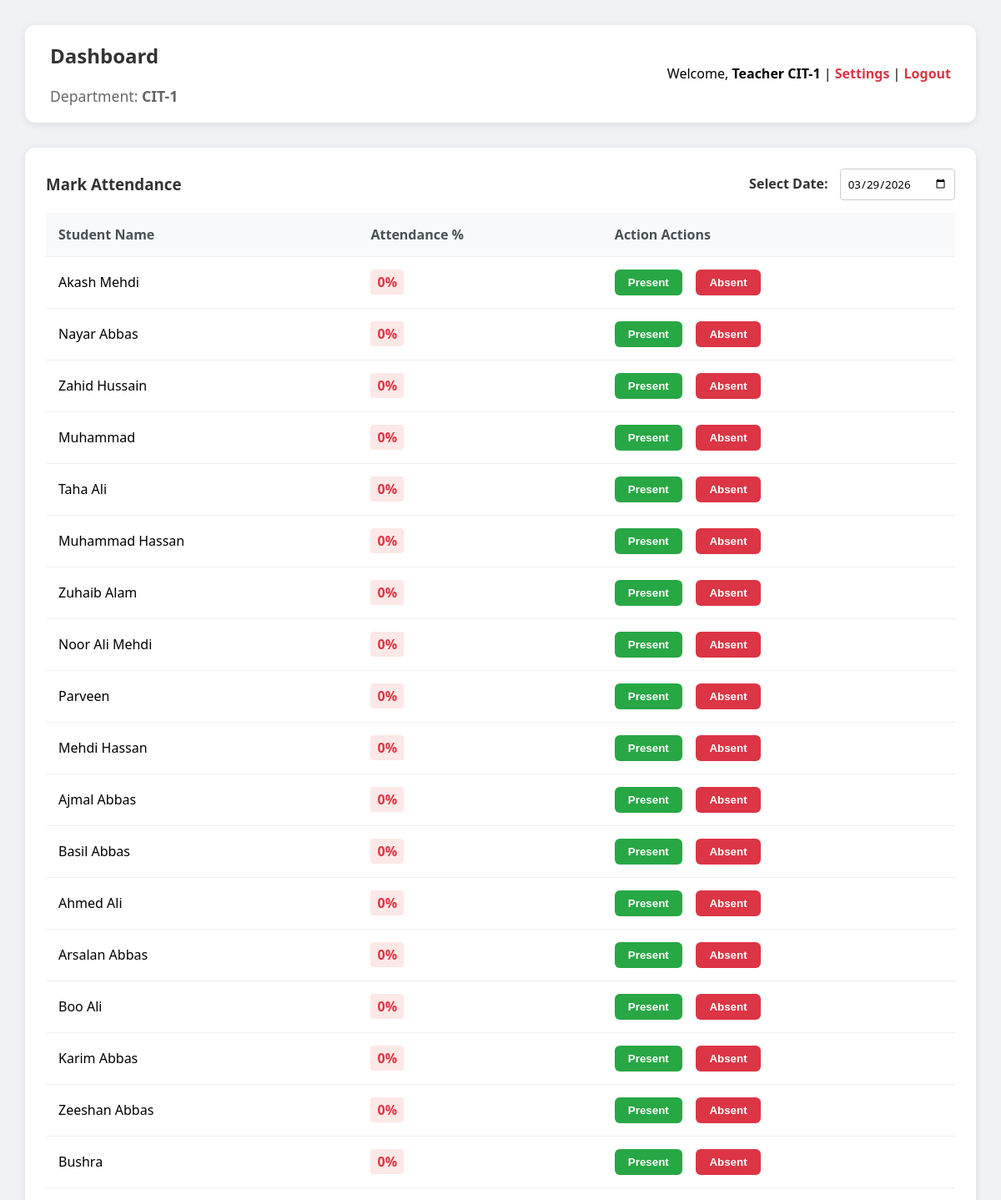
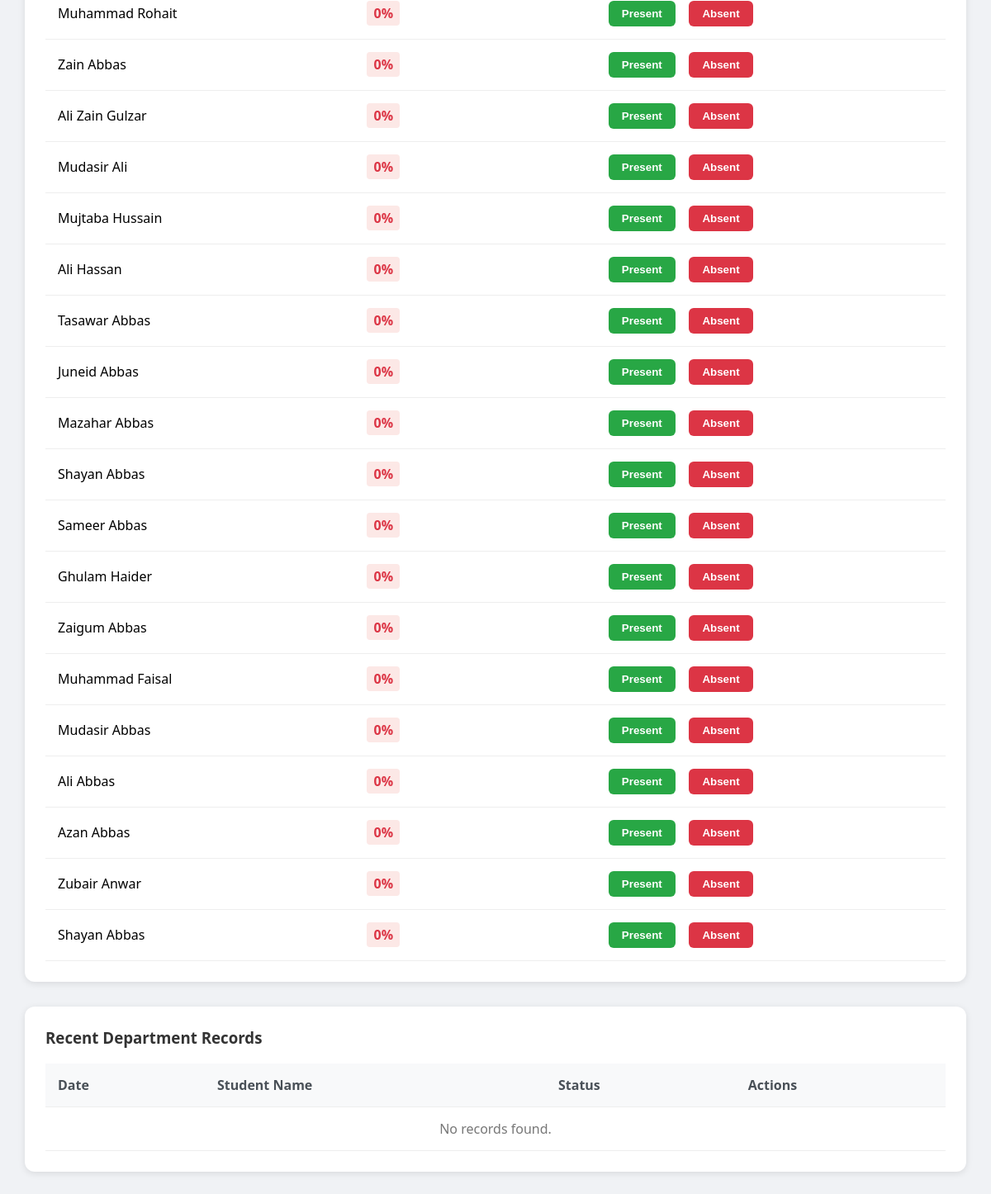
The app's page /dashboard (signed in) with its own data (2 pictures, top to bottom).
### models.py (models this page shows, shortened)
class User(UserMixin, db.Model):
    __tablename__ = 'users'
    id = db.Column(db.Integer, primary_key=True)
    name = db.Column(db.String(100), nullable=False)
    email = db.Column(db.String(120), unique=True, nullable=False)
    password_hash = db.Column(db.String(256), nullable=False)
    role = db.Column(db.String(20), nullable=False) # 'teacher' or 'student'
    department_id = db.Column(db.String(50), nullable=False) # e.g., 'elec-1', 'cit-2'

### app.py (the view)
@app.route('/dashboard')
@login_required
def dashboard():
    if current_user.role == 'teacher':
        students = User.query.filter_by(role='student', department_id=current_user.department_id).all()
        records = Attendance.query.filter_by(department_id=current_user.department_id).order_by(Attendance.timestamp.desc()).all()
        student_stats = {}
        if records:
            all_dates = {r.date for r in records}
            total_days = len(all_dates)
            for s in students:
                student_records = [r for r in records if r.student_id == s.id]
                present_days = sum(1 for r in student_records if r.status in ['Present', 'Leave'])
                perc = (present_days / total_days * 100) if total_days > 0 else 0
                student_stats[s.id] = round(perc, 1)
        else:
            for s in students:
                student_stats[s.id] = 0
        return render_template('teacher_dashboard.html', students=students, records=records, department=current_user.department_id, stats=student_stats)
    else:
        records = Attendance.query.filter_by(student_id=current_user.id).order_by(Attendance.date.desc()).all()
        return render_template('student_dashboard.html', records=records, department=current_user.department_id)

### app.py (called while the page is built)
@login_manager.user_loader
def load_user(user_id):
    return User.query.get(int(user_id))

@app.before_request
def initialize_db():
    if not hasattr(app, 'db_initialized'):
        db.create_all()
        setup_mock_data()
        app.db_initialized = True

### templates/teacher_dashboard.html (shortened to what this page needs)
<!DOCTYPE html>
<html>
<head>
</head>
<body>
    <div class="header">
        <div>
            <h2>Dashboard</h2>
            <div style="color: #666; font-size: 1.1em;">Department: <strong>{{ department|upper }}</strong></div>
        </div>
        <div>
            Welcome, <strong>{{ current_user.name }}</strong> | <a href="{{ url_for('settings') }}">Settings</a> | <a href="{{ url_for('logout') }}">Logout</a>
        </div>
    </div>
    <div class="card">
        <div style="display: flex; justify-content: space-between; align-items: center; margin-bottom: 15px;">
            <h3 style="margin: 0;">Mark Attendance</h3>
            <div>
                <label for="global_date" style="font-weight: bold; margin-right: 10px; color: #333;">Select Date: </label>
                <input type="date" id="global_date" style="padding: 8px; border: 1px solid #ccc; border-radius: 4px; font-family: inherit;">
            </div>
        </div>
        <table>
            <tr><th>Student Name</th><th>Attendance %</th><th>Action Actions</th></tr>
            {% for student in students %}
            <tr>
                <td>{{ student.name }}</td>
                <td>
                    {% set pct = stats[student.id] %}
                    <span style="color: {% if pct >= 75 %}#28a745{% elif pct >= 50 %}#ffc107{% else %}#dc3545{% endif %}; font-weight: bold; background: {% if pct >= 75 %}#e6f4ea{% elif pct >= 50 %}#fff8e1{% else %}#fce8e6{% endif %}; padding: 4px 8px; border-radius: 4px;">
                        {{ pct }}%
                    </span>
                </td>
                <td>
                    <form method="POST" action="{{ url_for('mark_attendance') }}" style="display:inline;" onsubmit="this.attendance_date.value = document.getElementById('global_date').value || new Date().toISOString().split('T')[0];">
                        <button type="submit">Present</button>
                    </form>
                    <form method="POST" action="{{ url_for('mark_attendance') }}" style="display:inline;" onsubmit="this.attendance_date.value = document.getElementById('global_date').value || new Date().toISOString().split('T')[0];">
                        <button type="submit" class="absent">Absent</button>
                    </form>
                </td>
            </tr>
            {% else %}
            <tr><td colspan="3" style="color:#777;">No students enrolled in this department yet.</td></tr>
            {% endfor %}
        </table>
    </div>
    <div class="card">
        <h3>Recent Department Records</h3>
        <table>
            <tr><th>Date</th><th>Student Name</th><th>Status</th><th>Actions</th></tr>
            {% for record in records[:20] %}
            <tr>
                <td><strong>{{ record.date }}</strong></td>
                <td>{{ record.student.name }}</td>
                <td><span style="color: {% if record.status == 'Present' %}#28a745{% elif record.status == 'Absent' %}#dc3545{% else %}#ffc107{% endif %}; font-weight: bold;">{{ record.status }}</span></td>
                <td>
                    <form method="POST" action="{{ url_for('modify_record', record_id=record.id) }}" style="display:inline;">
                        <select name="new_status" style="padding: 6px; border-radius: 4px; border: 1px solid #ccc;">
                            <option value="Present" {% if record.status == 'Present' %}selected{% endif %}>Present</option>
                            <option value="Absent" {% if record.status == 'Absent' %}selected{% endif %}>Absent</option>
                            <option value="Leave" {% if record.status == 'Leave' %}selected{% endif %}>Leave</option>
                        </select>
                        <button type="submit" style="background: #ffc107; color: #333; padding: 6px 10px;">Update</button>
                    </form>
                    &nbsp;&nbsp;
                    <form method="POST" action="{{ url_for('delete_record', record_id=record.id) }}" style="display:inline;">
                        <button type="submit" style="background: #dc3545; color: white; border: none; border-radius: 4px; padding: 6px 10px; cursor: pointer;">Delete</button>
                    </form>
                </td>
            </tr>
            {% else %}
            <tr><td colspan="4" style="color:#777; text-align:center;">No records found.</td></tr>
            {% endfor %}
        </table>
    </div>
</body>
</html>

### templates/teacher_dashboard.html (style rules this page uses)
body { font-family: 'Segoe UI', Tahoma, Geneva, Verdana, sans-serif; padding: 30px; background: #f0f2f5; margin: 0; }
.header { display: flex; justify-content: space-between; align-items: center; background: white; padding: 20px 30px; border-radius: 12px; box-shadow: 0 2px 8px rgba(0,0,0,0.1); margin-bottom: 30px; }
.card { background: white; padding: 25px; border-radius: 12px; box-shadow: 0 2px 8px rgba(0,0,0,0.1); margin-bottom: 30px; }
table { width: 100%; border-collapse: collapse; margin-top: 15px; }
th, td { text-align: left; padding: 15px; border-bottom: 1px solid #eee; }
th { background-color: #f8f9fa; color: #495057; }
button { padding: 8px 16px; background: #28a745; color: white; border: none; border-radius: 6px; cursor: pointer; font-weight: bold; transition: background 0.2s; }
button.absent { background: #dc3545; }
h2, h3 { color: #333; margin-top: 0; }
a { color: #dc3545; text-decoration: none; font-weight: bold; }

### records on screen
User: department "CIT-1", name "Teacher CIT-1"
User: name "Akash Mehdi", pct "0"
User: name "Nayar Abbas", pct "0"
User: name "Zahid Hussain", pct "0"
User: name "Muhammad", pct "0"
User: name "Taha Ali", pct "0"
User: name "Muhammad Hassan", pct "0"
User: name "Zuhaib Alam", pct "0"
User: name "Noor Ali Mehdi", pct "0"
User: name "Parveen", pct "0"
User: name "Mehdi Hassan", pct "0"
User: name "Ajmal Abbas", pct "0"
User: name "Basil Abbas", pct "0"
User: name "Ahmed Ali", pct "0"
User: name "Arsalan Abbas", pct "0"
User: name "Boo Ali", pct "0"
User: name "Karim Abbas", pct "0"
User: name "Zeeshan Abbas", pct "0"
User: name "Bushra", pct "0"
User: name "Muhammad Rohait", pct "0"
User: name "Zain Abbas", pct "0"
User: name "Ali Zain Gulzar", pct "0"
User: name "Mudasir Ali", pct "0"
User: name "Mujtaba Hussain", pct "0"
User: name "Ali Hassan", pct "0"
User: name "Tasawar Abbas", pct "0"
User: name "Juneid Abbas", pct "0"
User: name "Mazahar Abbas", pct "0"
User: name "Shayan Abbas", pct "0"
User: name "Sameer Abbas", pct "0"
User: name "Ghulam Haider", pct "0"
User: name "Zaigum Abbas", pct "0"
User: name "Muhammad Faisal", pct "0"
User: name "Mudasir Abbas", pct "0"
User: name "Ali Abbas", pct "0"
User: name "Azan Abbas", pct "0"
User: name "Zubair Anwar", pct "0"
User: name "Shayan Abbas", pct "0"
